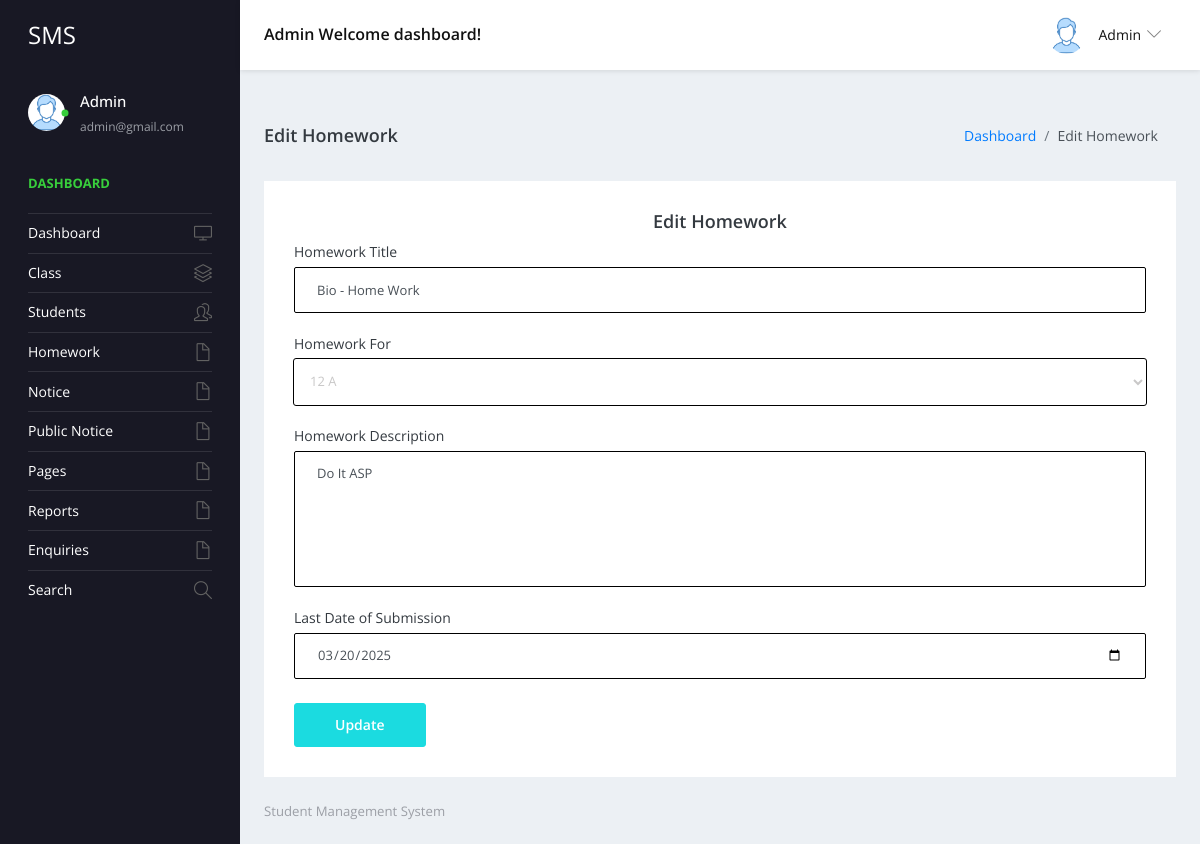
Page /admin/edit-homework.php?hwid=6 (signed in) on the committed database.
### tables this page shows
CREATE TABLE `tblhomework` (
  `id` int(11) NOT NULL,
  `homeworkTitle` mediumtext DEFAULT NULL,
  `classId` int(11) DEFAULT NULL,
  `homeworkDescription` longtext DEFAULT NULL,
  `postingDate` timestamp NULL DEFAULT current_timestamp(),
  `lastDateofSubmission` date DEFAULT NULL
);

CREATE TABLE `tblclass` (
  `ID` int(5) NOT NULL,
  `ClassName` varchar(50) DEFAULT NULL,
  `Section` varchar(20) DEFAULT NULL,
  `CreationDate` timestamp NULL DEFAULT current_timestamp()
);

### admin/edit-homework.php (the view, shortened to what this page needs)
<?php
include('includes/dbconnection.php');
if (strlen($_SESSION['sturecmsaid']==0)) {
  header('location:logout.php');
  } else{
  ?>
<!DOCTYPE html>
<html lang="en">
  <head>
    <link rel="stylesheet" href="vendors/simple-line-icons/css/simple-line-icons.css">
    <link rel="stylesheet" href="vendors/flag-icon-css/css/flag-icon.min.css">
    <link rel="stylesheet" href="vendors/css/vendor.bundle.base.css">
    <link rel="stylesheet" href="vendors/select2/select2.min.css">
    <link rel="stylesheet" href="vendors/select2-bootstrap-theme/select2-bootstrap.min.css">
    <link rel="stylesheet" href="css/style.css" />
  </head>
  <body>
    <div class="container-scroller">
     <?php include_once('includes/header.php');?>
      <div class="container-fluid page-body-wrapper">
      <?php include_once('includes/sidebar.php');?>
        <div class="main-panel">
          <div class="content-wrapper">
            <div class="page-header">
              <h3 class="page-title">Edit Homework </h3>
              <nav aria-label="breadcrumb">
                <ol class="breadcrumb">
                  <li class="breadcrumb-item"><a href="dashboard.php">Dashboard</a></li>
                  <li class="breadcrumb-item active" aria-current="page"> Edit Homework</li>
                </ol>
              </nav>
            </div>
            <div class="row">
              <div class="col-12 grid-margin stretch-card">
                <div class="card">
                  <div class="card-body">
                    <h4 class="card-title" style="text-align: center;">Edit Homework</h4>
<?php $hwid=intval($_GET['hwid']);
  $sql="SELECT tblclass.ID,tblclass.ClassName,tblclass.Section,tblhomework.homeworkTitle,tblhomework.postingDate,tblhomework.lastDateofSubmission,tblhomework.id as hwid,homeworkDescription,lastDateofSubmission from tblhomework join tblclass on tblclass.ID=tblhomework.classId where tblhomework.id=:hwid";
$query = $dbh -> prepare($sql);
$query->bindParam(':hwid',$hwid,PDO::PARAM_STR);
$query->execute();
$results=$query->fetchAll(PDO::FETCH_OBJ);
foreach($results as $row)
{               ?>
                    <form class="forms-sample" method="post" enctype="multipart/form-data">
                      <div class="form-group">
                        <label for="exampleInputName1">Homework Title</label>
                        <input type="text" name="homeworkTitle" value="<?php echo htmlentities($row->homeworkTitle);?>" class="form-control" required='true'>
                      </div>
                      <div class="form-group">
                        <label for="exampleInputEmail3">Homework For</label>
                        <select  name="classid" class="form-control" required='true'>
                        <option value="<?php echo htmlentities($row->ID);?>"><?php echo htmlentities($row->ClassName);?> <?php echo htmlentities($row->Section);?></option>
                        </select>
                      </div>
                      <div class="form-group">
                        <label for="exampleInputName1">Homework  Description</label>
                        <textarea name="homeworkdescription"  class="form-control" required='true' rows="8"><?php echo htmlentities($row->homeworkDescription);?></textarea>
                      </div>
      <div class="form-group">
                        <label for="exampleInputName1">Last Date of Submission</label>
                        <input type="date" name="ldsubmission" value="<?php echo htmlentities($row->lastDateofSubmission);?>" class="form-control" required='true'>
                      </div>
<?php } ?>
                      <button type="submit" class="btn btn-primary mr-2" name="submit">Update</button>
                    </form>
                  </div>
                </div>
              </div>
            </div>
          </div>
         <?php include_once('includes/footer.php');?>
        </div>
      </div>
    </div>
  </body>
</html><?php }  ?>

### admin/includes/header.php (shortened to what this page needs)
 <nav class="navbar default-layout-navbar col-lg-12 col-12 p-0 fixed-top d-flex flex-row">
        <div class="navbar-brand-wrapper d-flex align-items-center">
          <a class="navbar-brand brand-logo" href="dashboard.php">
            <strong style="color: white;">SMS</strong>
          </a>
        </div><?php
         $aid= $_SESSION['sturecmsaid'];
$sql="SELECT * from tbladmin where ID=:aid";
$query = $dbh -> prepare($sql);
$query->bindParam(':aid',$aid,PDO::PARAM_STR);
$query->execute();
$results=$query->fetchAll(PDO::FETCH_OBJ);
$cnt=1;
if($query->rowCount() > 0)
{
foreach($results as $row)
{               ?>
        <div class="navbar-menu-wrapper d-flex align-items-center flex-grow-1">
          <h5 class="mb-0 font-weight-medium d-none d-lg-flex"><?php  echo htmlentities($row->AdminName);?> Welcome dashboard!</h5>
          <ul class="navbar-nav navbar-nav-right ml-auto">
            <li class="nav-item dropdown d-none d-xl-inline-flex user-dropdown">
              <a class="nav-link dropdown-toggle" id="UserDropdown" href="#" data-toggle="dropdown" aria-expanded="false">
                <img class="img-xs rounded-circle ml-2" src="images/faces/face8.jpg" alt="Profile image"> <span class="font-weight-normal"> <?php  echo htmlentities($row->AdminName);?> </span></a>
                <?php $cnt=$cnt+1;}} ?>
            </li>
          </ul>
        </div>
      </nav>

### admin/includes/sidebar.php (shortened to what this page needs)
<nav class="sidebar sidebar-offcanvas" id="sidebar">
          <ul class="nav">
            <li class="nav-item nav-profile">
              <a href="#" class="nav-link">
                <div class="profile-image">
                  <img class="img-xs rounded-circle" src="images/faces/face8.jpg" alt="profile image">
                  <div class="dot-indicator bg-success"></div>
                </div>
                <div class="text-wrapper">
                  <?php
         $aid= $_SESSION['sturecmsaid'];
$sql="SELECT * from tbladmin where ID=:aid";
$query = $dbh -> prepare($sql);
$query->bindParam(':aid',$aid,PDO::PARAM_STR);
$query->execute();
$results=$query->fetchAll(PDO::FETCH_OBJ);
$cnt=1;
if($query->rowCount() > 0)
{
foreach($results as $row)
{               ?>
                  <p class="profile-name"><?php  echo htmlentities($row->AdminName);?></p>
                  <p class="designation"><?php  echo htmlentities($row->Email);?></p><?php $cnt=$cnt+1;}} ?>
                </div>
              </a>
            </li>
            <li class="nav-item nav-category">
              <span class="nav-link">Dashboard</span>
            </li>
            <li class="nav-item">
              <a class="nav-link" href="dashboard.php">
                <span class="menu-title">Dashboard</span>
                <i class="icon-screen-desktop menu-icon"></i>
              </a>
            </li>
            <li class="nav-item">
              <a class="nav-link" data-toggle="collapse" href="#ui-basic" aria-expanded="false" aria-controls="ui-basic">
                <span class="menu-title">Class</span>
                <i class="icon-layers menu-icon"></i>
              </a>
            </li>
            <li class="nav-item">
              <a class="nav-link" data-toggle="collapse" href="#ui-basic1" aria-expanded="false" aria-controls="ui-basic1">
                <span class="menu-title">Students</span>
                <i class="icon-people menu-icon"></i>
              </a>
            </li>
 <li class="nav-item">
              <a class="nav-link" data-toggle="collapse" href="#hw" aria-expanded="false" aria-controls="hw">
                <span class="menu-title">Homework</span>
                <i class="icon-doc menu-icon"></i>
              </a>
            </li>
            <li class="nav-item">
              <a class="nav-link" data-toggle="collapse" href="#auth" aria-expanded="false" aria-controls="auth">
                <span class="menu-title">Notice</span>
                <i class="icon-doc menu-icon"></i>
              </a>
            </li>
            <li class="nav-item">
              <a class="nav-link" data-toggle="collapse" href="#auth1" aria-expanded="false" aria-controls="auth">
                <span class="menu-title">Public Notice</span>
                <i class="icon-doc menu-icon"></i>
              </a>
              <li class="nav-item">
              <a class="nav-link" data-toggle="collapse" href="#auth2" aria-expanded="false" aria-controls="auth">
                <span class="menu-title">Pages</span>
                <i class="icon-doc menu-icon"></i>
              </a>
            </li>
      <li class="nav-item">
              <a class="nav-link" data-toggle="collapse" href="#auth22" aria-expanded="false" aria-controls="auth2">
                <span class="menu-title">Reports</span>
                <i class="icon-doc menu-icon"></i>
              </a>
            </li>
            <li class="nav-item">
              <a class="nav-link" data-toggle="collapse" href="#auth23" aria-expanded="false" aria-controls="auth2">
                <span class="menu-title">Enquiries</span>
                <i class="icon-doc menu-icon"></i>
              </a>
            </li>
            <li class="nav-item">
              <a class="nav-link" href="search.php">
                <span class="menu-title">Search</span>
                <i class="icon-magnifier menu-icon"></i>
              </a>
            </li>
            </li>
          </ul>
        </nav>

### rows in the picture
tblhomework: homeworkTitle "Bio - Home Work", classid "12 A", homeworkdescription "Do It ASP", ldsubmission "03/20/2025"

### other values in the picture
$row->AdminName "Admin"
$row->Email "admin@gmail.com"
